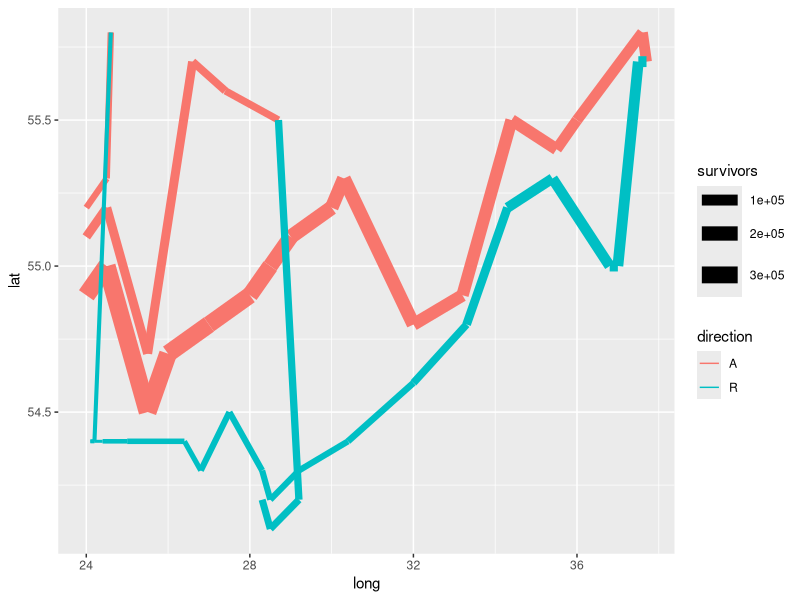
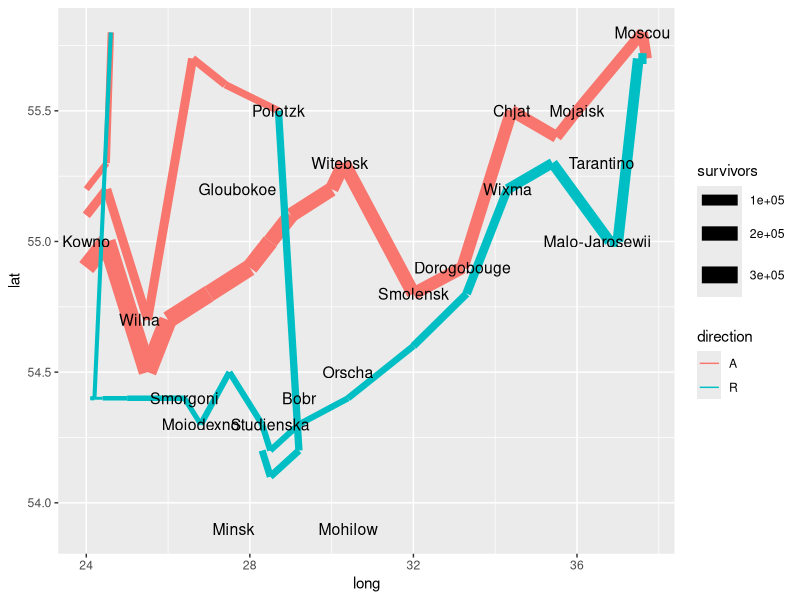

Recreate these plots in R, in order. (Note: this script raises an error after producing the figures.)
## ---- chunk 1
knitr::opts_chunk$set(cache = TRUE)
options(digits = 3)
## ---- chunk 2
library(tidyverse)
library(knitr)
## ---- chunk 3
# get data on troop movements and city names
troops <- read_table("data/minard-troops.txt")
cities <- read_table("data/minard-cities.txt")
troops
cities
## ---- chunk 4
plot_troops <- ggplot(troops, aes(long, lat)) +
  geom_path(aes(size = survivors,
                color = direction,
                group = group))
plot_troops
## ---- chunk 5
plot_both <- plot_troops + 
  geom_text(data = cities, aes(label = city), size = 4)
plot_both
## ---- chunk 6
plot_polished <- plot_both +
  scale_size(range = c(0, 12),
             breaks = c(10000, 20000, 30000),
             labels = c("10,000", "20,000", "30,000")) + 
  scale_color_manual(values = c("tan", "grey50")) +
  coord_map() +
  labs(title = "Map of Napoleon's Russian campaign of 1812",
       x = NULL,
       y = NULL)
plot_polished
## ---- chunk 7
plot_polished +
  theme_void() +
  theme(legend.position = "none")
## ---- chunk 8

